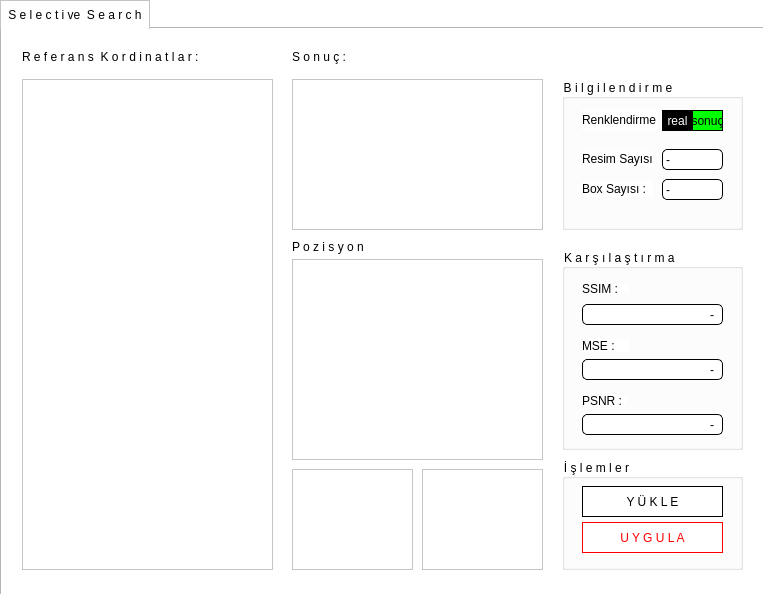
<?xml version="1.0" encoding="UTF-8"?>
<ui version="4.0">
 <class>MainWindow</class>
 <widget class="QMainWindow" name="MainWindow">
  <property name="geometry">
   <rect>
    <x>0</x>
    <y>0</y>
    <width>763</width>
    <height>594</height>
   </rect>
  </property>
  <property name="windowTitle">
   <string>Selective Search</string>
  </property>
  <property name="styleSheet">
   <string notr="true">background-color: rgb(255, 255, 255);</string>
  </property>
  <widget class="QWidget" name="centralwidget">
   <widget class="QTabWidget" name="tabWidget">
    <property name="geometry">
     <rect>
      <x>0</x>
      <y>0</y>
      <width>770</width>
      <height>601</height>
     </rect>
    </property>
    <property name="styleSheet">
     <string notr="true">QTabBar::tab {
background: #F9F9F9;
border: 1px solid #C4C4C3;
min-width: 20ex;
padding: 7px;
}
QTabBar::tab:selected, QTabBar::tab:hover {
background: #F9F9F9;
}
QTabBar::tab:selected {
background: white;
border-bottom: 0px solid #C2C7CB;
}
QTabBar::tab:!selected {
margin-top: 3px; /* make non-selected tabs look smaller */
border-left:0px;
}</string>
    </property>
    <property name="currentIndex">
     <number>0</number>
    </property>
    <widget class="QWidget" name="tab_3">
     <attribute name="title">
      <string>S e l e c t i ve  S e a r c h</string>
     </attribute>
     <widget class="QTableWidget" name="table_coordinates">
      <property name="geometry">
       <rect>
        <x>20</x>
        <y>50</y>
        <width>251</width>
        <height>491</height>
       </rect>
      </property>
     </widget>
     <widget class="QGroupBox" name="groupBox_14">
      <property name="geometry">
       <rect>
        <x>560</x>
        <y>50</y>
        <width>181</width>
        <height>151</height>
       </rect>
      </property>
      <property name="title">
       <string>B i l g i l e n d i r m e</string>
      </property>
      <widget class="QLabel" name="label_21">
       <property name="geometry">
        <rect>
         <x>20</x>
         <y>72</y>
         <width>71</width>
         <height>16</height>
        </rect>
       </property>
       <property name="text">
        <string>Resim Sayısı :</string>
       </property>
      </widget>
      <widget class="QLabel" name="lbl_img_count">
       <property name="geometry">
        <rect>
         <x>100</x>
         <y>70</y>
         <width>61</width>
         <height>21</height>
        </rect>
       </property>
       <property name="styleSheet">
        <string notr="true">border: 1px solid black;
border-radius:5px;</string>
       </property>
       <property name="text">
        <string>-</string>
       </property>
      </widget>
      <widget class="QLabel" name="lbl_box_count">
       <property name="geometry">
        <rect>
         <x>100</x>
         <y>100</y>
         <width>61</width>
         <height>21</height>
        </rect>
       </property>
       <property name="styleSheet">
        <string notr="true">border: 1px solid black;
border-radius:5px;</string>
       </property>
       <property name="text">
        <string>-</string>
       </property>
      </widget>
      <widget class="QLabel" name="label_24">
       <property name="geometry">
        <rect>
         <x>20</x>
         <y>102</y>
         <width>71</width>
         <height>16</height>
        </rect>
       </property>
       <property name="text">
        <string>Box Sayısı :</string>
       </property>
      </widget>
      <widget class="QLabel" name="label_25">
       <property name="geometry">
        <rect>
         <x>20</x>
         <y>30</y>
         <width>75</width>
         <height>22</height>
        </rect>
       </property>
       <property name="text">
        <string>Renklendirme :</string>
       </property>
      </widget>
      <widget class="QLabel" name="label_26">
       <property name="geometry">
        <rect>
         <x>100</x>
         <y>31</y>
         <width>31</width>
         <height>21</height>
        </rect>
       </property>
       <property name="styleSheet">
        <string notr="true">background-color: rgb(0, 0, 0);
color: rgb(255, 255, 255);
font: 5pt &quot;MS Shell Dlg 2&quot;;</string>
       </property>
       <property name="text">
        <string>real</string>
       </property>
       <property name="alignment">
        <set>Qt::AlignCenter</set>
       </property>
      </widget>
      <widget class="QLabel" name="label_27">
       <property name="geometry">
        <rect>
         <x>130</x>
         <y>31</y>
         <width>31</width>
         <height>21</height>
        </rect>
       </property>
       <property name="styleSheet">
        <string notr="true">background-color: rgb(0, 255, 0);
color: rgb(0,0,0);
font: 5pt &quot;MS Shell Dlg 2&quot;;
border: 1px solid black;</string>
       </property>
       <property name="text">
        <string>sonuç</string>
       </property>
       <property name="alignment">
        <set>Qt::AlignCenter</set>
       </property>
      </widget>
     </widget>
     <widget class="QLabel" name="label_28">
      <property name="geometry">
       <rect>
        <x>20</x>
        <y>20</y>
        <width>221</width>
        <height>16</height>
       </rect>
      </property>
      <property name="text">
       <string>R e f e r a n s  K o r d i n a t l a r :</string>
      </property>
     </widget>
     <widget class="QGroupBox" name="groupBox_15">
      <property name="geometry">
       <rect>
        <x>560</x>
        <y>220</y>
        <width>181</width>
        <height>201</height>
       </rect>
      </property>
      <property name="title">
       <string>K a r ş ı l a ş t ı r m a </string>
      </property>
      <widget class="QLabel" name="label_29">
       <property name="geometry">
        <rect>
         <x>20</x>
         <y>35</y>
         <width>47</width>
         <height>10</height>
        </rect>
       </property>
       <property name="text">
        <string>SSIM :</string>
       </property>
      </widget>
      <widget class="QLabel" name="lbl_ssim_score">
       <property name="geometry">
        <rect>
         <x>20</x>
         <y>55</y>
         <width>141</width>
         <height>21</height>
        </rect>
       </property>
       <property name="styleSheet">
        <string notr="true">border: 1px solid black;
border-radius:5px;
padding-right:5px;</string>
       </property>
       <property name="text">
        <string>-</string>
       </property>
       <property name="alignment">
        <set>Qt::AlignRight|Qt::AlignTrailing|Qt::AlignVCenter</set>
       </property>
      </widget>
      <widget class="QLabel" name="label_30">
       <property name="geometry">
        <rect>
         <x>20</x>
         <y>90</y>
         <width>47</width>
         <height>13</height>
        </rect>
       </property>
       <property name="text">
        <string>MSE :</string>
       </property>
      </widget>
      <widget class="QLabel" name="lbl_mse_score">
       <property name="geometry">
        <rect>
         <x>20</x>
         <y>110</y>
         <width>141</width>
         <height>21</height>
        </rect>
       </property>
       <property name="styleSheet">
        <string notr="true">border: 1px solid black;
border-radius:5px;
padding-right:5px;</string>
       </property>
       <property name="text">
        <string>-</string>
       </property>
       <property name="alignment">
        <set>Qt::AlignRight|Qt::AlignTrailing|Qt::AlignVCenter</set>
       </property>
      </widget>
      <widget class="QLabel" name="lbl_psnr_score">
       <property name="geometry">
        <rect>
         <x>20</x>
         <y>165</y>
         <width>141</width>
         <height>21</height>
        </rect>
       </property>
       <property name="styleSheet">
        <string notr="true">border: 1px solid black;
border-radius:5px;
padding-right:5px;</string>
       </property>
       <property name="text">
        <string>-</string>
       </property>
       <property name="alignment">
        <set>Qt::AlignRight|Qt::AlignTrailing|Qt::AlignVCenter</set>
       </property>
      </widget>
      <widget class="QLabel" name="label_31">
       <property name="geometry">
        <rect>
         <x>20</x>
         <y>147</y>
         <width>45</width>
         <height>10</height>
        </rect>
       </property>
       <property name="text">
        <string>PSNR :</string>
       </property>
      </widget>
     </widget>
     <widget class="QGroupBox" name="groupBox_16">
      <property name="geometry">
       <rect>
        <x>560</x>
        <y>430</y>
        <width>181</width>
        <height>111</height>
       </rect>
      </property>
      <property name="title">
       <string>İ ş l e m l e r</string>
      </property>
      <widget class="QPushButton" name="btn_apply">
       <property name="geometry">
        <rect>
         <x>20</x>
         <y>63</y>
         <width>141</width>
         <height>31</height>
        </rect>
       </property>
       <property name="styleSheet">
        <string notr="true">border: 1px solid red;
color:red;
</string>
       </property>
       <property name="text">
        <string>U Y G U L A</string>
       </property>
      </widget>
      <widget class="QPushButton" name="btn_coordinates_import">
       <property name="geometry">
        <rect>
         <x>20</x>
         <y>27</y>
         <width>141</width>
         <height>31</height>
        </rect>
       </property>
       <property name="styleSheet">
        <string notr="true">border: 1px solid black;
color:black;
</string>
       </property>
       <property name="text">
        <string>Y Ü K L E</string>
       </property>
      </widget>
     </widget>
     <widget class="QGraphicsView" name="img_position">
      <property name="geometry">
       <rect>
        <x>290</x>
        <y>230</y>
        <width>251</width>
        <height>201</height>
       </rect>
      </property>
      <property name="styleSheet">
       <string notr="true"/>
      </property>
      <property name="verticalScrollBarPolicy">
       <enum>Qt::ScrollBarAlwaysOff</enum>
      </property>
      <property name="horizontalScrollBarPolicy">
       <enum>Qt::ScrollBarAlwaysOff</enum>
      </property>
     </widget>
     <widget class="QTableWidget" name="table_result">
      <property name="geometry">
       <rect>
        <x>290</x>
        <y>50</y>
        <width>251</width>
        <height>151</height>
       </rect>
      </property>
     </widget>
     <widget class="QLabel" name="label_22">
      <property name="geometry">
       <rect>
        <x>290</x>
        <y>210</y>
        <width>71</width>
        <height>16</height>
       </rect>
      </property>
      <property name="text">
       <string>P o z i s y o n :</string>
      </property>
     </widget>
     <widget class="QGraphicsView" name="img_box">
      <property name="geometry">
       <rect>
        <x>290</x>
        <y>440</y>
        <width>121</width>
        <height>101</height>
       </rect>
      </property>
      <property name="styleSheet">
       <string notr="true"/>
      </property>
      <property name="verticalScrollBarPolicy">
       <enum>Qt::ScrollBarAlwaysOff</enum>
      </property>
      <property name="horizontalScrollBarPolicy">
       <enum>Qt::ScrollBarAlwaysOff</enum>
      </property>
     </widget>
     <widget class="QGraphicsView" name="img_best">
      <property name="geometry">
       <rect>
        <x>420</x>
        <y>440</y>
        <width>121</width>
        <height>101</height>
       </rect>
      </property>
      <property name="styleSheet">
       <string notr="true"/>
      </property>
      <property name="verticalScrollBarPolicy">
       <enum>Qt::ScrollBarAlwaysOff</enum>
      </property>
      <property name="horizontalScrollBarPolicy">
       <enum>Qt::ScrollBarAlwaysOff</enum>
      </property>
     </widget>
     <widget class="QLabel" name="label_23">
      <property name="geometry">
       <rect>
        <x>290</x>
        <y>20</y>
        <width>71</width>
        <height>16</height>
       </rect>
      </property>
      <property name="text">
       <string>S o n u ç :</string>
      </property>
     </widget>
    </widget>
   </widget>
  </widget>
 </widget>
 <resources/>
 <connections/>
</ui>
